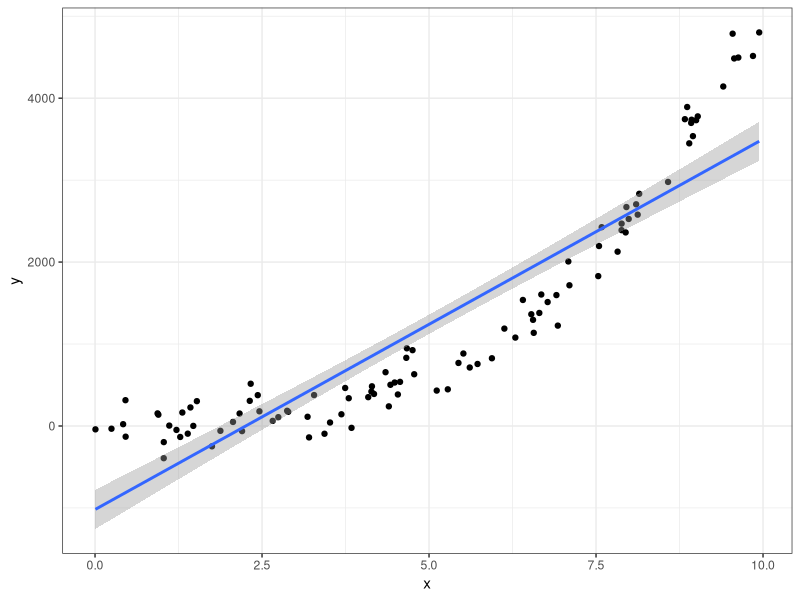
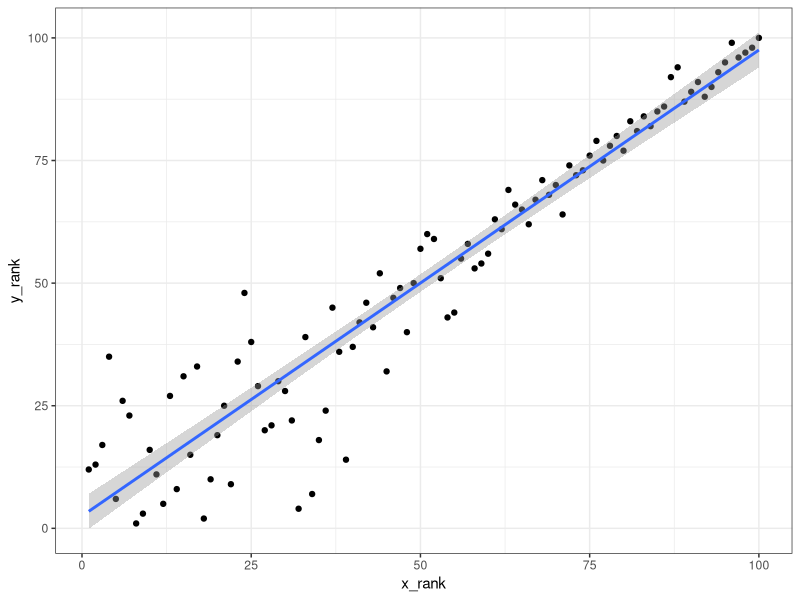

Write the R code that produced these figures, in order.
library(tidyverse)
theme_set(theme_bw())

set.seed(123)
x <- runif(n = 100, min = 0, max = 10)
y <- 10 + 2 * x + 5 * x^3 + rnorm(n = 100, sd = 200)

ggplot(data = NULL,
       aes(x = x, y = y)) +
  geom_point() +
  geom_smooth(method = "lm")


x_rank <- rank(x)
y_rank <- rank(y)

ggplot(data = NULL,
       aes(x = x_rank, y = y_rank)) +
  geom_point() +
  geom_smooth(method = "lm")
